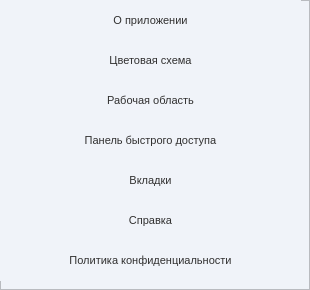
    <widget class="QFrame" name="section_frame">
     <property name="minimumSize">
      <size>
       <width>300</width>
       <height>0</height>
      </size>
     </property>
     <property name="styleSheet">
      <string notr="true">QFrame {
	background-color: rgb(240, 243, 249);
}</string>
     </property>
     <property name="frameShape">
      <enum>QFrame::StyledPanel</enum>
     </property>
     <property name="frameShadow">
      <enum>QFrame::Raised</enum>
     </property>
     <widget class="QPushButton" name="btn_program_info">
      <property name="geometry">
       <rect>
        <x>0</x>
        <y>0</y>
        <width>301</width>
        <height>41</height>
       </rect>
      </property>
      <property name="font">
       <font>
        <pointsize>8</pointsize>
       </font>
      </property>
      <property name="styleSheet">
       <string notr="true">QPushButton {
	background-color: rgb(240, 243, 249);
	color: rgb(48, 47, 47);
	border: 0px;
}

QPushButton:hover {
	background-color: rgb(159, 115, 171);
	color: rgb(240, 243, 249);
}</string>
      </property>
      <property name="text">
       <string>О приложении</string>
      </property>
     </widget>
     <widget class="QPushButton" name="btn_color_style">
      <property name="geometry">
       <rect>
        <x>0</x>
        <y>40</y>
        <width>301</width>
        <height>41</height>
       </rect>
      </property>
      <property name="font">
       <font>
        <pointsize>8</pointsize>
       </font>
      </property>
      <property name="styleSheet">
       <string notr="true">QPushButton {
	background-color: rgb(240, 243, 249);
	color: rgb(48, 47, 47);
	border: 0px;
}

QPushButton:hover {
	background-color: rgb(159, 115, 171);
	color: rgb(240, 243, 249);
}</string>
      </property>
      <property name="text">
       <string>Цветовая схема</string>
      </property>
     </widget>
     <widget class="QPushButton" name="btn_privacy_policy">
      <property name="geometry">
       <rect>
        <x>0</x>
        <y>240</y>
        <width>301</width>
        <height>41</height>
       </rect>
      </property>
      <property name="font">
       <font>
        <pointsize>8</pointsize>
       </font>
      </property>
      <property name="styleSheet">
       <string notr="true">QPushButton {
	background-color: rgb(240, 243, 249);
	color: rgb(48, 47, 47);
	border: 0px;
}

QPushButton:hover {
	background-color: rgb(159, 115, 171);
	color: rgb(240, 243, 249);
}</string>
      </property>
      <property name="text">
       <string>Политика конфиденциальности</string>
      </property>
     </widget>
     <widget class="QPushButton" name="btn_app_set">
      <property name="geometry">
       <rect>
        <x>0</x>
        <y>80</y>
        <width>301</width>
        <height>41</height>
       </rect>
      </property>
      <property name="font">
       <font>
        <pointsize>8</pointsize>
       </font>
      </property>
      <property name="styleSheet">
       <string notr="true">QPushButton {
	background-color: rgb(240, 243, 249);
	color: rgb(48, 47, 47);
	border: 0px;
}

QPushButton:hover {
	background-color: rgb(159, 115, 171);
	color: rgb(240, 243, 249);
}</string>
      </property>
      <property name="text">
       <string>Рабочая область</string>
      </property>
     </widget>
     <widget class="QPushButton" name="btn_quick_panel">
      <property name="geometry">
       <rect>
        <x>0</x>
        <y>120</y>
        <width>301</width>
        <height>41</height>
       </rect>
      </property>
      <property name="font">
       <font>
        <pointsize>8</pointsize>
       </font>
      </property>
      <property name="styleSheet">
       <string notr="true">QPushButton {
	background-color: rgb(240, 243, 249);
	color: rgb(48, 47, 47);
	border: 0px;
}

QPushButton:hover {
	background-color: rgb(159, 115, 171);
	color: rgb(240, 243, 249);
}</string>
      </property>
      <property name="text">
       <string>Панель быстрого доступа</string>
      </property>
     </widget>
     <widget class="QPushButton" name="btn_help_set">
      <property name="geometry">
       <rect>
        <x>0</x>
        <y>200</y>
        <width>301</width>
        <height>41</height>
       </rect>
      </property>
      <property name="font">
       <font>
        <pointsize>8</pointsize>
       </font>
      </property>
      <property name="styleSheet">
       <string notr="true">QPushButton {
	background-color: rgb(240, 243, 249);
	color: rgb(48, 47, 47);
	border: 0px;
}

QPushButton:hover {
	background-color: rgb(159, 115, 171);
	color: rgb(240, 243, 249);
}</string>
      </property>
      <property name="text">
       <string>Справка</string>
      </property>
     </widget>
     <widget class="QPushButton" name="btn_tab">
      <property name="geometry">
       <rect>
        <x>0</x>
        <y>160</y>
        <width>301</width>
        <height>41</height>
       </rect>
      </property>
      <property name="font">
       <font>
        <pointsize>8</pointsize>
       </font>
      </property>
      <property name="styleSheet">
       <string notr="true">QPushButton {
	background-color: rgb(240, 243, 249);
	color: rgb(48, 47, 47);
	border: 0px;
}

QPushButton:hover {
	background-color: rgb(159, 115, 171);
	color: rgb(240, 243, 249);
}</string>
      </property>
      <property name="text">
       <string>Вкладки</string>
      </property>
     </widget>
    </widget>
